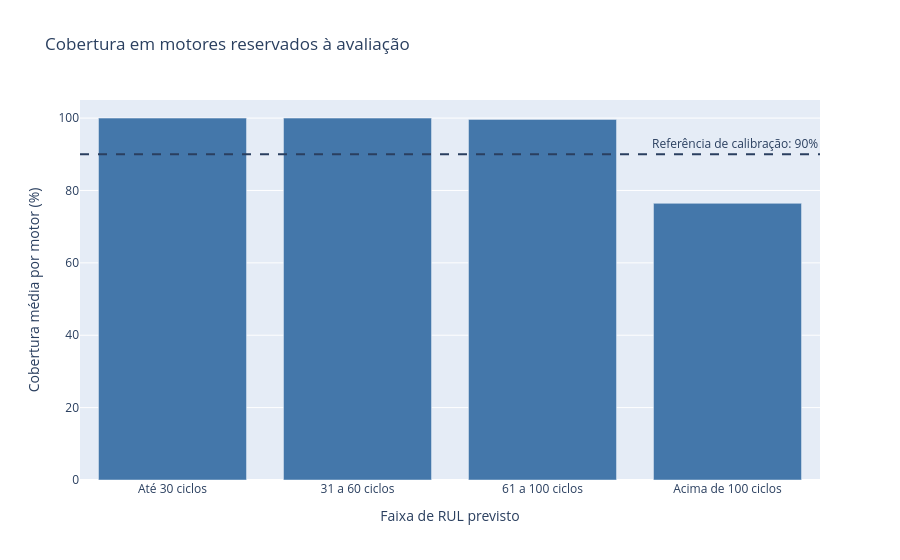
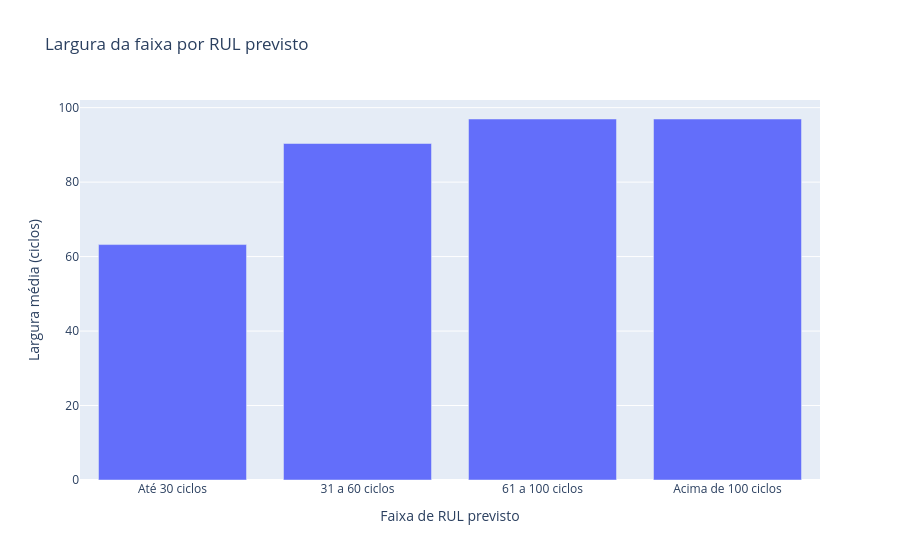

Notebook code for these charts, in order:
### Markdown cell above
Insights: Uma faixa ampla poderá cobrir muitos ciclos e ainda ter pouca utilidade para uma decisão de manutenção. A cobertura média por motor será considerada junto com a largura em ciclos. A cobertura da trajetória inteira será mais exigente, pois basta um ciclo fora da faixa para que aquela trajetória não seja integralmente coberta. Quando o RUL real estiver abaixo do limite inferior, a faixa inteira terá superestimado a vida restante.

### Code cell
bands = interval_summary_by_predicted_rul(intervals)
display(bands.round(3))
order = ['Até 30 ciclos', '31 a 60 ciclos', '61 a 100 ciclos', 'Acima de 100 ciclos']
fig = px.bar(bands.assign(percentual=100*bands.cobertura), x='faixa', y='percentual', category_orders={'faixa': order}, labels={'faixa': 'Faixa de RUL previsto', 'percentual': 'Cobertura média por motor (%)'}, title='Cobertura em motores reservados à avaliação')
fig.update_traces(marker_color='#4477AA')
fig.add_hline(y=90, line_dash='dash', annotation_text='Referência de calibração: 90%')
fig.update_yaxes(range=[0, 105])
fig.show()
px.bar(bands, x='faixa', y='largura_media', category_orders={'faixa': order}, labels={'faixa': 'Faixa de RUL previsto', 'largura_media': 'Largura média (ciclos)'}, title='Largura da faixa por RUL previsto').show()

### Figure 1 — Plotly figure (JSON) as saved in the notebook; plotly's stock layout.template omitted (floating-point values rounded to 4 significant figures)
{"data": [{"hovertemplate": "Faixa de RUL previsto=%{x}<br>Cobertura média por motor (%)=%{y}<extra></extra>", "legendgroup": "", "marker": {"color": "#4477AA", "pattern": {"shape": ""}}, "name": "", "orientation": "v", "showlegend": false, "textposition": "auto", "type": "bar", "x": ["Até 30 ciclos", "31 a 60 ciclos", "61 a 100 ciclos", "Acima de 100 ciclos"], "xaxis": "x", "y": [100.0, 100.0, 99.64, 76.45], "yaxis": "y"}], "layout": {"annotations": [{"showarrow": false, "text": "Referência de calibração: 90%", "x": 1, "xanchor": "right", "xref": "x domain", "y": 90, "yanchor": "bottom", "yref": "y"}], "barmode": "relative", "legend": {"tracegroupgap": 0}, "shapes": [{"line": {"dash": "dash"}, "type": "line", "x0": 0, "x1": 1, "xref": "x domain", "y0": 90, "y1": 90, "yref": "y"}], "title": {"text": "Cobertura em motores reservados à avaliação"}, "xaxis": {"anchor": "y", "categoryarray": ["Até 30 ciclos", "31 a 60 ciclos", "61 a 100 ciclos", "Acima de 100 ciclos"], "categoryorder": "array", "domain": [0, 1], "title": {"text": "Faixa de RUL previsto"}}, "yaxis": {"anchor": "x", "domain": [0, 1], "range": [0, 105], "title": {"text": "Cobertura média por motor (%)"}}}}

### Figure 2 — Plotly figure (JSON) as saved in the notebook; plotly's stock layout.template omitted (floating-point values rounded to 4 significant figures)
{"data": [{"hovertemplate": "Faixa de RUL previsto=%{x}<br>Largura média (ciclos)=%{y}<extra></extra>", "legendgroup": "", "marker": {"color": "#636efa", "pattern": {"shape": ""}}, "name": "", "orientation": "v", "showlegend": false, "textposition": "auto", "type": "bar", "x": ["Até 30 ciclos", "31 a 60 ciclos", "61 a 100 ciclos", "Acima de 100 ciclos"], "xaxis": "x", "y": [63.23, 90.37, 96.95, 96.95], "yaxis": "y"}], "layout": {"barmode": "relative", "legend": {"tracegroupgap": 0}, "title": {"text": "Largura da faixa por RUL previsto"}, "xaxis": {"anchor": "y", "categoryarray": ["Até 30 ciclos", "31 a 60 ciclos", "61 a 100 ciclos", "Acima de 100 ciclos"], "categoryorder": "array", "domain": [0, 1], "title": {"text": "Faixa de RUL previsto"}}, "yaxis": {"anchor": "x", "domain": [0, 1], "title": {"text": "Largura média (ciclos)"}}}}
